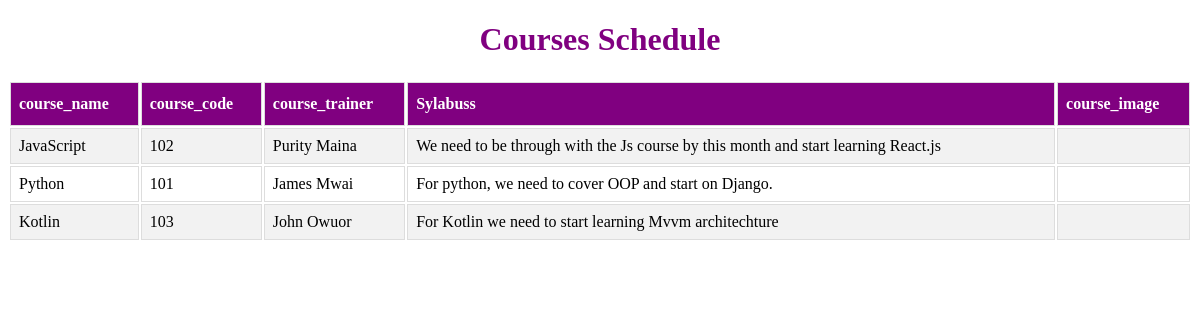
Screenshot of /courses/list/ with the database file from the repository.
### courses/models.py (models this page shows)
class Courses(models.Model):
    course_name=models.CharField(max_length=20,null=True)
    course_code=models.CharField(max_length=20,null=True)
    course_schedule=models.FileField(upload_to="documents/",blank=True)
    syllabus=models.TextField(blank=True)
    course_duration=models.CharField(max_length=20,null=True)
    course_trainer=models.CharField(max_length=18,null=True)
    course_time=models.DurationField(null=True)
    image=models.ImageField(upload_to ="images/",null=True)

### courses/views.py (the view)
# urls.py: path("list/",courses_list,name="courses_list"),
def courses_list(request):
    courses=Courses.objects.all()
    return render(request,"courses_list.html",{"courses":courses})

### courses/templates/courses_list.html (shortened to what this page needs)
<!DOCTYPE html>
<html lang="en">
<head>
</head>
<body>
    <h1 class="header">Courses Schedule</h1>
    <table id="table">
        <tr>
        <th>course_name</th>
        <th>course_code</th>
        <th>course_trainer</th>
        <th>Sylabuss</th>
        <th>course_image</th>
    </tr>
    {% for course in courses%}
    <tr>
        <td> {{course.course_name}}</td>
        <td> {{course.course_code}}</td>
        <td> {{course.course_trainer}}</td>
        <td> {{course.syllabus}}</td>
        {% if course.image %}
        <td> <img id="picha"src="{{courses.image.url}}"></td>
        {% endif %}
    </tr>
    {% endfor %}
</table>
</body>
</html>

### courses/templates/courses_list.html (style rules this page uses)
.header { text-align: center; color: purple; }
#table { width: 100%; }
#table td, #table th { border: 1px solid #ddd; padding: 8px; }
#table tr:nth-child(even) { background-color: #f2f2f2; }
#table th { padding-top: 12px; padding-bottom: 12px; text-align: left; background-color: purple; color: white; }

### rows the page displays
Courses: course_name "JavaScript", course_code "102", course_trainer "Purity Maina", syllabus "We need to be through with the Js course by this month and start learning React.js"
Courses: course_name "Python", course_code "101", course_trainer "James Mwai", syllabus "For python, we need to cover OOP and start on Django."
Courses: course_name "Kotlin", course_code "103", course_trainer "John Owuor", syllabus "For Kotlin we need to start learning Mvvm architechture"
